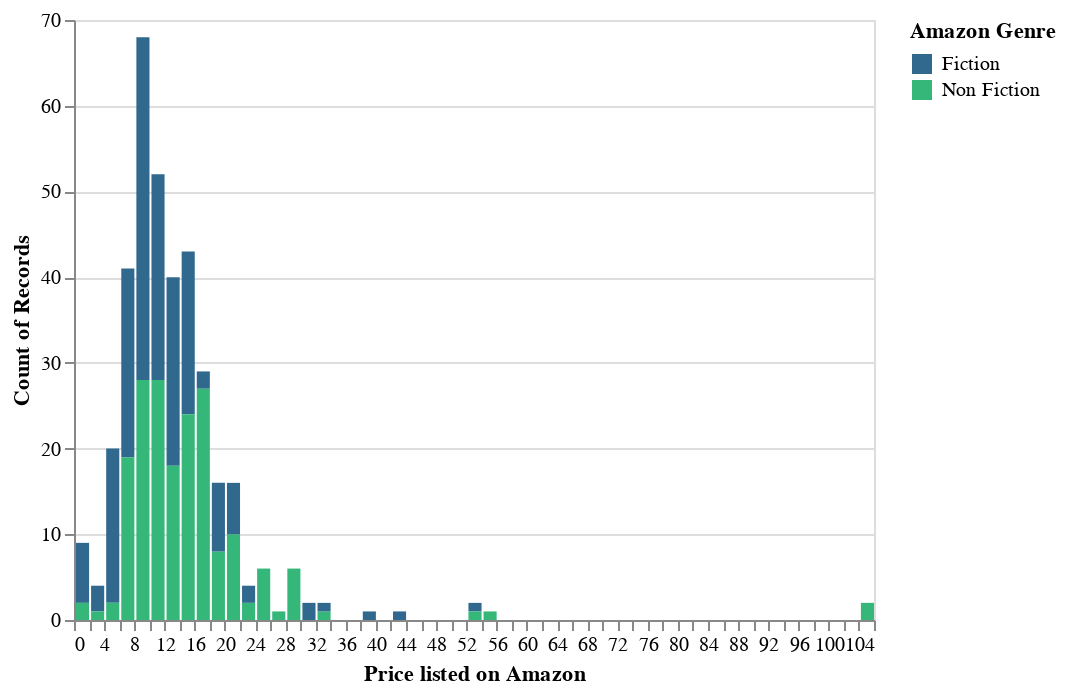

The code cell stored with this chart in its notebook:
### Markdown cell above
### Distribution of book prices

### Code cell
alt.Chart(books).mark_bar().encode(
    alt.X("amazon_price:Q", 
          axis=alt.Axis(title="Price listed on Amazon"), 
          bin=alt.BinParams(maxbins=55)),
    alt.Y("count()"),
    alt.Color("amazon_genre:O", 
              legend=alt.Legend(title="Amazon Genre"),
              scale=alt.Scale(scheme='viridis'))
)

### Figure 1 — Vega-Lite specification as saved in the notebook (floating-point values rounded to 4 significant figures; data arrays with more than 128 entries replaced by an {"elided": "..."} marker saying what was removed)
{"config": {"view": {"continuousWidth": 400, "continuousHeight": 300}}, "data": {"name": "data-79d87fac4210bbe032e91eadd6318055"}, "mark": "bar", "encoding": {"color": {"field": "amazon_genre", "legend": {"title": "Amazon Genre"}, "scale": {"scheme": "viridis"}, "type": "ordinal"}, "x": {"axis": {"title": "Price listed on Amazon"}, "bin": {"maxbins": 55}, "field": "amazon_price", "type": "quantitative"}, "y": {"aggregate": "count", "type": "quantitative"}}, "$schema": "https://vega.github.io/schema/vega-lite/v4.17.0.json", "datasets": {"data-79d87fac4210bbe032e91eadd6318055": {"elided": "366 records"}}}
